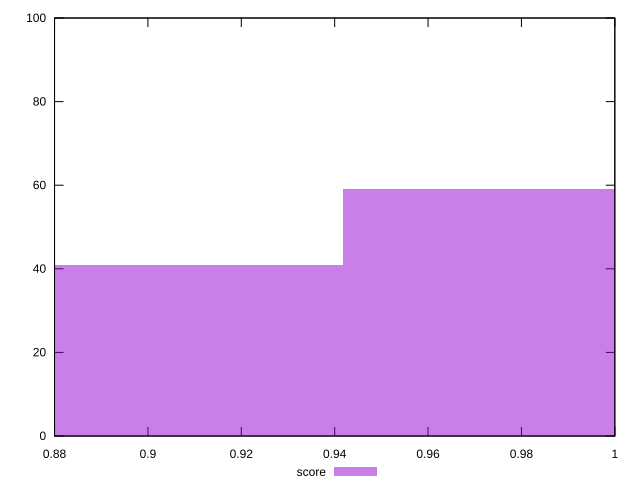

Write the gnuplot code that produced this figure.
reset

$score <<EOF
1.0143401250914992 59
0.8694343929355707 41
EOF

set key outside below
set boxwidth 0.14490573215592845
set xrange [0.88:1]
set yrange [0:100]
set trange [0:100]
set style fill transparent solid 0.5 noborder
set terminal svg size 640, 490 enhanced background rgb 'white'
set output "reports/report_00032_2021-02-25T10-28-15.087Z/legacy-javascript/samples/astro/score/histogram.svg"

plot $score title "score" with boxes

reset
